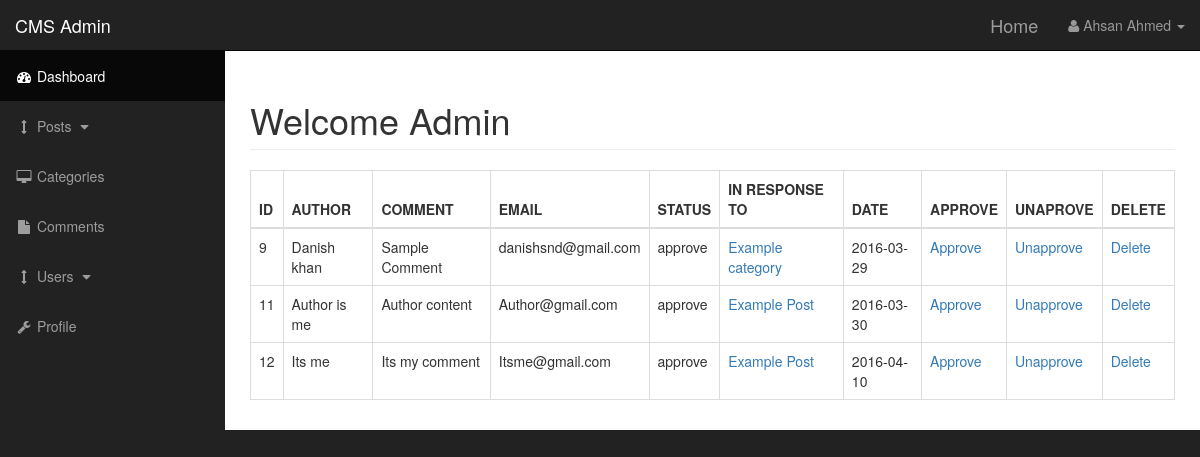
The app's page /admin/comment.php with its own data.
### tables this page shows
CREATE TABLE IF NOT EXISTS `comments` (
  `comment_id` int(3) NOT NULL,
  `comment_post_id` int(3) NOT NULL,
  `comment_author` varchar(255) NOT NULL,
  `comment_email` varchar(255) NOT NULL,
  `comment_content` text NOT NULL,
  `comment_status` varchar(255) NOT NULL,
  `comment_date` date NOT NULL
);

CREATE TABLE IF NOT EXISTS `posts` (
  `post_id` int(3) NOT NULL,
  `post_category_id` int(3) NOT NULL,
  `post_title` varchar(250) NOT NULL,
  `post_author` varchar(250) NOT NULL,
  `post_date` date NOT NULL,
  `post_image` text NOT NULL,
  `post_content` text NOT NULL,
  `post_tags` varchar(250) NOT NULL,
  `post_comment_count` varchar(250) NOT NULL,
  `post_status` varchar(200) NOT NULL
);

### admin/includes/view_all_comments.php (the view, shortened to what this page needs)
                        <table class="table table-bordered table-hover">
                            <thead>
                                <tr>
                                    <th>ID</th>
                                    <th>AUTHOR</th>
                                    <th>COMMENT</th>
                                    <th>EMAIL</th>
                                    <th>STATUS</th>
                                    <th>IN RESPONSE TO</th>
                                    <th>DATE</th>
                                    <th>APPROVE</th>
                                    <th>UNAPROVE</th>
                                    <th>DELETE</th>
                                </tr>
                            </thead>
                            <tbody>
<?php
    $query = "select * from comments";
    $select_comments = mysqli_query($connection,$query);
    while ($row = mysqli_fetch_array($select_comments)) {
        $comment_id = $row['comment_id'];
        $comment_post_id = $row['comment_post_id'];
        $comment_author = $row['comment_author'];
        $comment_email = $row['comment_email'];
        $comment_content = $row['comment_content'];
        $comment_status = $row['comment_status'];
        $comment_date = $row['comment_date'];
echo "<tr>";
echo "<td>$comment_id</td>";
echo "<td>$comment_author</td>";
echo "<td>$comment_content</td>";
echo "<td>$comment_email</td>";
echo "<td>$comment_status</td>";
$query = "SELECT * FROM posts WHERE post_id = $comment_post_id ";
$select_comment_post_id = mysqli_query($connection,$query);
while ($rows = mysqli_fetch_array($select_comment_post_id)) {
    $post_id = $rows['post_id'];
    $post_title = $rows['post_title'];
    echo "<td><a href='../post.php?p_id=$post_id'>$post_title</a></td>";
}
echo "<td>$comment_date</td>";
echo "<td><a href='comment.php?approve=$comment_id'>Approve</a></td>";
echo "<td><a href='comment.php?unapprove=$comment_id'>Unapprove</a></td>";
echo "<td><a href='comment.php?delete=$comment_id'>Delete</a></td>";
echo "</tr>";
    }
 ?>
           </tbody>
          </table>

### admin/css/sb-admin.css (style rules this page uses)
body { margin-top: 100px; background-color: #222; }
@media (min-width:768px) { body { margin-top: 50px; } }

### records on screen
comments: comment_id "9", comment_author "Danish khan", comment_content "Sample Comment", comment_email "danishsnd@gmail.com", comment_status "approve", comment_date "2016-03-29"
posts: post_title "Example category"
comments: comment_id "11", comment_author "Author is me", comment_content "Author content", comment_email "Author@gmail.com", comment_status "approve", comment_date "2016-03-30"
posts: post_title "Example Post"
comments: comment_id "12", comment_author "Its me", comment_content "Its my comment", comment_email "Itsme@gmail.com", comment_status "approve", comment_date "2016-04-10"
